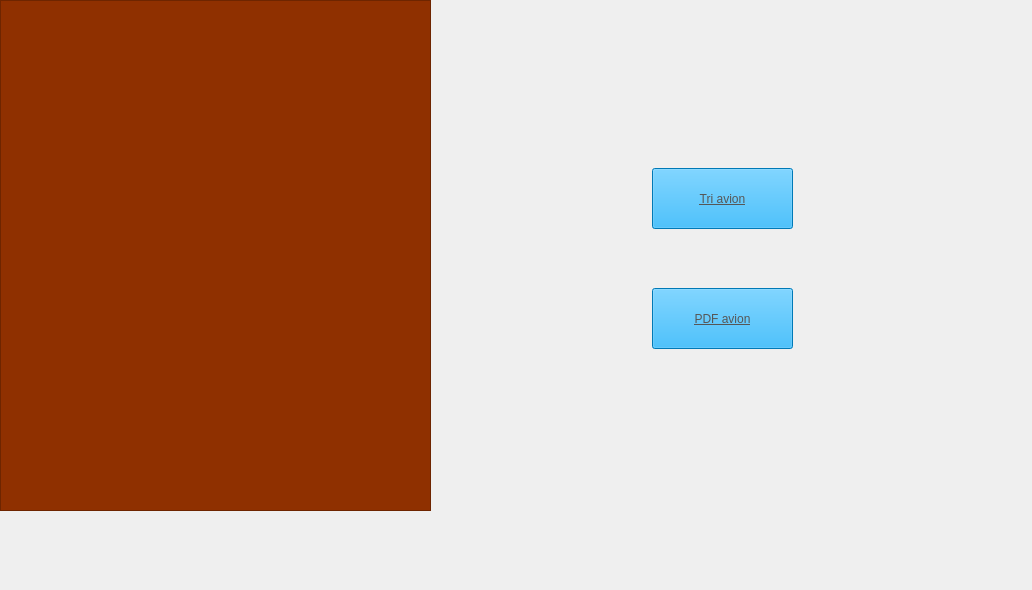
    <widget class="QWidget" name="tab_15">
     <attribute name="title">
      <string>Tri et PDF avion</string>
     </attribute>
     <widget class="QTableView" name="tab_avion_2">
      <property name="geometry">
       <rect>
        <x>0</x>
        <y>0</y>
        <width>431</width>
        <height>511</height>
       </rect>
      </property>
      <property name="styleSheet">
       <string notr="true">background-color: rgb(143, 48, 0);</string>
      </property>
     </widget>
     <widget class="QPushButton" name="pushButton_Tri_avion">
      <property name="geometry">
       <rect>
        <x>652</x>
        <y>168</y>
        <width>141</width>
        <height>61</height>
       </rect>
      </property>
      <property name="styleSheet">
       <string notr="true">background-color: rgb(0, 170, 255);

font: 700 italic 12pt &quot;Segoe UI&quot;;
text-decoration: underline;
color: rgb(86, 86, 86);</string>
      </property>
      <property name="text">
       <string>Tri avion</string>
      </property>
     </widget>
     <widget class="QPushButton" name="pushButton_PDF_avion">
      <property name="geometry">
       <rect>
        <x>652</x>
        <y>288</y>
        <width>141</width>
        <height>61</height>
       </rect>
      </property>
      <property name="styleSheet">
       <string notr="true">background-color: rgb(0, 170, 255);

font: 700 italic 12pt &quot;Segoe UI&quot;;
text-decoration: underline;
color: rgb(86, 86, 86);</string>
      </property>
      <property name="text">
       <string>PDF avion</string>
      </property>
     </widget>
     <widget class="QLabel" name="label_pic9">
      <property name="geometry">
       <rect>
        <x>2</x>
        <y>-71</y>
        <width>1021</width>
        <height>581</height>
       </rect>
      </property>
      <property name="text">
       <string/>
      </property>
     </widget>
     <zorder>label_pic9</zorder>
     <zorder>tab_avion_2</zorder>
     <zorder>pushButton_Tri_avion</zorder>
     <zorder>pushButton_PDF_avion</zorder>
    </widget>
